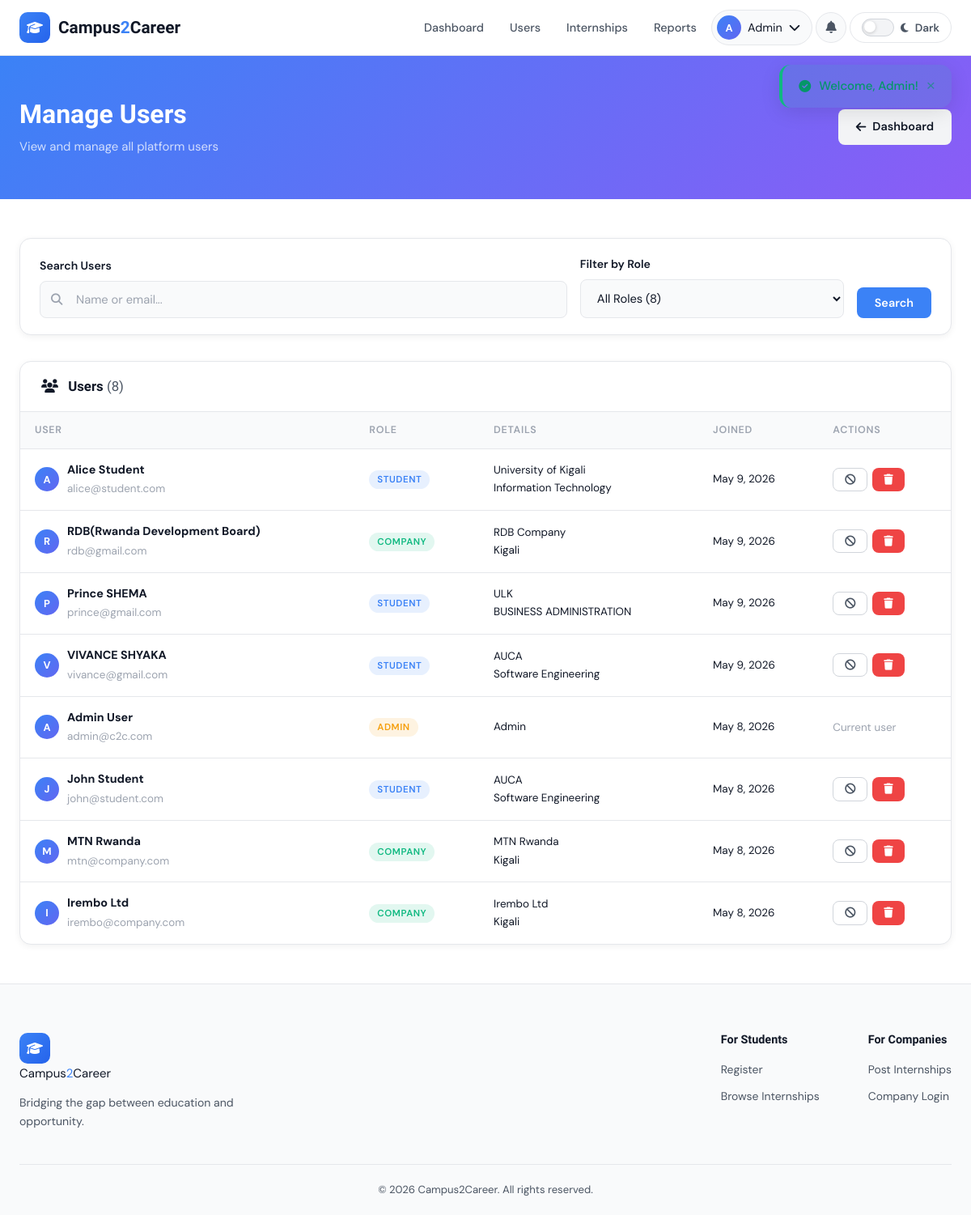
The app's page /views/admin/users.php (signed in) with its own data.
### tables this page shows
CREATE TABLE `users` (
  `user_id` int(11) NOT NULL,
  `name` varchar(100) NOT NULL,
  `email` varchar(100) NOT NULL,
  `password` varchar(255) NOT NULL,
  `role` enum('student','company','admin') NOT NULL,
  `created_at` timestamp NOT NULL DEFAULT current_timestamp(),
  `account_status` enum('active','disabled') DEFAULT 'active'
);

### includes/auth.php (called while the page is built, shortened)
<?php
function getCurrentUser() {
    return isset($_SESSION['user_id']) ? [
        'user_id'  => $_SESSION['user_id'],
        'name'     => $_SESSION['name'],
        'email'    => $_SESSION['email'],
        'role'     => $_SESSION['role'],
        'role_id'  => $_SESSION['role_id'] ?? null,
    ] : null;
}
function getFlash() {
    if (isset($_SESSION['flash'])) {
        $flash = $_SESSION['flash'];
        return $flash;
    }
    return null;
}

### views/admin/users.php (the view, shortened to what this page needs)
<?php
require_once '../../includes/auth.php';
$pdo = getDBConnection();
$search     = trim($_GET['search'] ?? '');
$params = [];
$where  = "WHERE 1=1";
$stmt = $pdo->prepare("
    SELECT u.*,
        COALESCE(s.university, c.company_name, 'Admin') AS detail,
        COALESCE(s.course, c.location, '') AS detail2,
        COALESCE(u.account_status, 'active') AS account_status
    FROM users u
    LEFT JOIN students s ON s.user_id = u.user_id
    LEFT JOIN companies c ON c.user_id = u.user_id
    $where
    ORDER BY u.created_at DESC
");
$stmt->execute($params);
$users = $stmt->fetchAll();
$roleCounts = $pdo->query("SELECT role, COUNT(*) as cnt FROM users GROUP BY role")->fetchAll();
$roleCounts = array_column($roleCounts, 'cnt', 'role');
require_once '../../includes/header.php';
?>
<div class="page-banner">
    <div class="container">
        <div>
            <h1>Manage Users</h1>
            <p>View and manage all platform users</p>
        </div>
        <a href="dashboard.php" class="btn btn-light"><i class="fas fa-arrow-left"></i> Dashboard</a>
    </div>
</div>
<section class="section-sm">
<div class="container">
    <form method="GET" class="filter-bar">
        <div class="form-group" style="flex:2;">
            <label class="form-label">Search Users</label>
            <div class="input-icon">
                <i class="fas fa-search"></i>
                <input type="text" name="search" class="form-control" placeholder="Name or email..." value="<?= htmlspecialchars($search) ?>" id="tableSearch">
            </div>
        </div>
        <div class="form-group" style="min-width:180px;">
            <label class="form-label">Filter by Role</label>
            <select name="role" class="form-control" onchange="this.form.submit()">
                <option value="all">All Roles (<?= array_sum($roleCounts) ?>)</option>
            </select>
        </div>
        <div>
            <button type="submit" class="btn btn-blue">Search</button>
        </div>
    </form>
    <div class="content-card">
        <div class="content-card-header">
            <h3><i class="fas fa-users" style="color:var(--c-blue);margin-right:8px;"></i>
                Users <span style="font-weight:400;color:var(--c-text-sub)">(<?= count($users) ?>)</span>
            </h3>
        </div>
        <div class="table-wrapper">
        <?php if (empty($users)): ?>
        <div class="empty-state"><i class="fas fa-users"></i><h3>No users found</h3></div>
        <?php else: ?>
        <table class="table">
            <thead>
                <tr>
                    <th>User</th>
                    <th>Role</th>
                    <th>Details</th>
                    <th>Joined</th>
                    <th>Actions</th>
                </tr>
            </thead>
            <tbody>
            <?php foreach ($users as $u): ?>
            <tr class="filterable-row">
                <td>
                    <div style="display:flex;gap:10px;align-items:center;">
                        <div class="user-avatar"><?= strtoupper(substr($u['name'], 0, 1)) ?></div>
                        <div>
                            <strong><?= htmlspecialchars($u['name']) ?></strong>
                            <br>
                            <span class="text-small text-muted"><?= htmlspecialchars($u['email']) ?></span>
                        </div>
                    </div>
                </td>
                <td><span class="role-badge role-<?= $u['role'] ?>"><?= ucfirst($u['role']) ?></span></td>
                <td class="text-small text-muted">
                    <?= htmlspecialchars($u['detail']) ?>
                    <?php if ($u['detail2']): ?><br><?= htmlspecialchars($u['detail2']) ?><?php endif; ?>
                </td>
                <td class="text-muted text-small"><?= date('M j, Y', strtotime($u['created_at'])) ?></td>
                <td>
                    <?php if ($u['user_id'] != $_SESSION['user_id']): ?>
                    <div style="display:flex;gap:6px;flex-wrap:wrap;">
                        <?php if (($u['account_status'] ?? 'active') === 'active'): ?>
                        <a href="../../controllers/admin_controller.php?action=toggle_status&id=<?= $u['user_id'] ?>&toggle=disable"
                           class="btn btn-outline btn-sm"
                           data-confirm="Disable this account? The user won't be able to log in."
                           title="Disable account">
                            <i class="fas fa-ban"></i>
                        </a>
                        <?php endif; ?>
                        <a href="../../controllers/admin_controller.php?action=delete_user&id=<?= $u['user_id'] ?>"
                           class="btn btn-danger btn-sm"
                           data-confirm="Permanently delete user '<?= htmlspecialchars(addslashes($u['name'])) ?>'? All their data will be removed.">
                            <i class="fas fa-trash"></i>
                        </a>
                    </div>
                    <?php else: ?>
                    <span class="text-muted text-small">Current user</span>
                    <?php endif; ?>
                </td>
            </tr>
            <?php endforeach; ?>
            </tbody>
        </table>
        <?php endif; ?>
        </div>
    </div>
</div>
</section>
<?php require_once '../../includes/footer.php'; ?>

### includes/header.php (shortened to what this page needs)
<?php
$flash = getFlash();
$currentUser = getCurrentUser();
$role = $currentUser['role'] ?? null;
?>
<!DOCTYPE html>
<html lang="en" id="htmlRoot">
<head>
    <link rel="stylesheet" href="<?= BASE_URL ?>assets/css/style.css">
    <link rel="stylesheet" href="https://cdnjs.cloudflare.com/ajax/libs/font-awesome/6.5.0/css/all.min.css">
</head>
<body>
<nav class="navbar">
    <div class="nav-container">
        <a href="<?= BASE_URL ?>index.php" class="nav-brand">
            <span class="brand-icon"><i class="fas fa-graduation-cap"></i></span>
            <span class="brand-text">Campus<span>2</span>Career</span>
        </a>
        <ul class="nav-links" id="navLinks">
            <?php if (!$currentUser): ?>
                <li><a href="<?= BASE_URL ?>index.php" class="nav-link">Home</a></li>
                <li><a href="<?= BASE_URL ?>views/public/internships.php" class="nav-link">Internships</a></li>
                <li><a href="<?= BASE_URL ?>login.php" class="nav-link">Login</a></li>
                <li><a href="<?= BASE_URL ?>register.php" class="nav-btn">Get Started</a></li>
            <?php elseif ($role === 'admin'): ?>
                <li><a href="<?= BASE_URL ?>views/admin/dashboard.php" class="nav-link">Dashboard</a></li>
                <li><a href="<?= BASE_URL ?>views/admin/users.php" class="nav-link">Users</a></li>
                <li><a href="<?= BASE_URL ?>views/admin/internships.php" class="nav-link">Internships</a></li>
                <li><a href="<?= BASE_URL ?>views/admin/reports.php" class="nav-link">Reports</a></li>
            <?php endif; ?>
            <?php if ($currentUser): ?>
                <li class="nav-user-menu">
                    <button class="nav-user-btn" id="userMenuBtn">
                        <span class="user-avatar"><?= strtoupper(substr($currentUser['name'], 0, 1)) ?></span>
                        <span class="user-name-short"><?= htmlspecialchars(explode(' ', $currentUser['name'])[0]) ?></span>
                        <i class="fas fa-chevron-down"></i>
                    </button>
                </li>
            <?php endif; ?>
            <?php if ($currentUser): ?>
            <li>
                <button class="notif-bell-btn" id="notifBellBtn" aria-label="Notifications">
                    <i class="fas fa-bell"></i>
                </button>
            </li>
            <?php endif; ?>
            <li>
                <button class="theme-toggle" id="themeToggle" aria-label="Toggle dark mode" title="Toggle dark mode">
                    <span class="toggle-track">
                        <span class="toggle-knob"></span>
                    </span>
                    <span class="toggle-icon" id="toggleIcon">
                        <i class="fas fa-moon" id="themeIcon"></i>
                    </span>
                    <span class="toggle-label" id="toggleLabel">Dark</span>
                </button>
            </li>
        </ul>
    </div>
</nav>
<?php if ($flash): ?>
<div class="flash-message flash-<?= $flash['type'] ?>" id="flashMsg">
    <i class="fas fa-<?= $flash['type'] === 'success' ? 'check-circle' : ($flash['type'] === 'error' ? 'times-circle' : 'info-circle') ?>"></i>
    <?= htmlspecialchars($flash['message']) ?>
    <button class="flash-close" onclick="document.getElementById('flashMsg').remove()">×</button>
</div>
<?php endif; ?>
<main class="main-content">

### records on screen
users: name "A", name "Admin", name "Admin User", email "admin@c2c.com", role "ADMIN", detail "Admin", created_at "May 8, 2026", shows "Current user"
users: name "A", name "Alice Student", email "alice@student.com", role "STUDENT", detail "University of Kigali", detail2 "Information Technology", created_at "May 9, 2026"
users: name "R", name "RDB(Rwanda Development Board)", email "rdb@gmail.com", role "COMPANY", detail "RDB Company", detail2 "Kigali", created_at "May 9, 2026"
users: name "P", name "Prince SHEMA", email "prince@gmail.com", role "STUDENT", detail "ULK", detail2 "BUSINESS ADMINISTRATION", created_at "May 9, 2026"
users: name "V", name "VIVANCE SHYAKA", email "vivance@gmail.com", role "STUDENT", detail "AUCA", detail2 "Software Engineering", created_at "May 9, 2026"
users: name "J", name "John Student", email "john@student.com", role "STUDENT", detail "AUCA", detail2 "Software Engineering", created_at "May 8, 2026"
users: name "M", name "MTN Rwanda", email "mtn@company.com", role "COMPANY", detail "MTN Rwanda", detail2 "Kigali", created_at "May 8, 2026"
users: name "I", name "Irembo Ltd", email "irembo@company.com", role "COMPANY", detail "Irembo Ltd", detail2 "Kigali", created_at "May 8, 2026"

### other values on screen
$flash['message'] "Welcome, Admin!"
count($users) "8"
